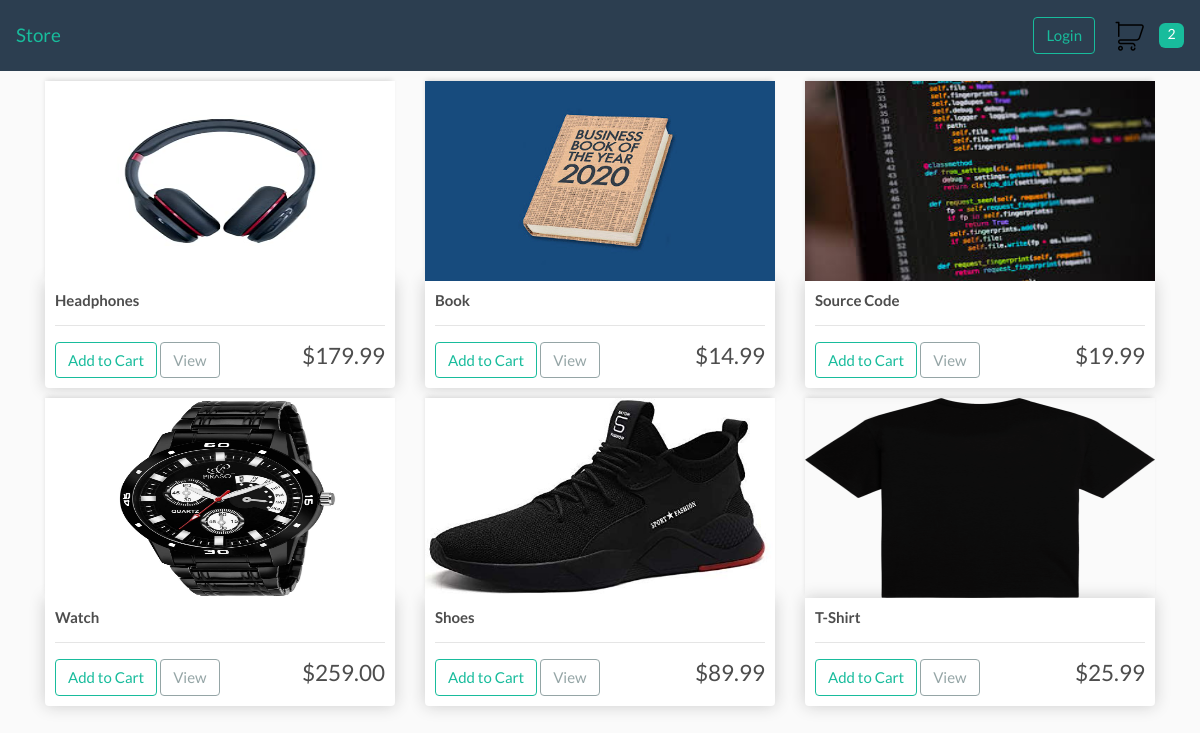
The app's page / (signed in) with its own data.
### store/models.py (models this page shows, shortened)
class Product(models.Model):
    name = models.CharField(max_length=200, null=True)
    price = models.FloatField()
    digital = models.BooleanField(default=False, null=True, blank=False)
    image = models.ImageField(null=True, blank=True)
    @property
    def get_image_url(self):
        try:
            return self.image.url
        except:
            return ''

### store/views.py (the view, shortened to what this page needs)
# urls.py: path('', include('store.urls'))
def store(request):
    if request.user.is_authenticated:
        customer = request.user.customer
        order, created = Order.objects.get_or_create(customer=customer, complete=False)
        items = order.orderitem_set.all()
        cart_items = order.get_cart_items
    products = Product.objects.all()
    return render(request, 'store/store.html', {
        'products': products,
        'cart_items': cart_items
    })

### store/models.py (called while the page is built)
    @property
    def get_cart_items(self):
        return sum([item.quantity for item in self.orderitem_set.all()])

### store/templates/store/store.html (shortened to what this page needs)
{% extends 'store/layout.html' %}
{% load static %}
{% block body %}
    <div class="row">
        {% for product in products %}
            <div class="col-lg-4">
                <img src="{{ product.get_image_url }}" class="thumbnail" alt="placeholder">
                <div class="box-element product">
                    <h6><strong>{{ product.name }}</strong></h6>
                    <hr>
                    <button data-product={{ product.id }} data-action="add" class="btn btn-outline-success add-btn update-cart">Add to Cart</button>
                    <a class="btn btn-outline-secondary" href="#">View</a>
                    <h4 class="price">${{ product.price|floatformat:2 }}</h4>
                </div>
            </div>
        {% empty %}
            <h4>No products available.</h4>
        {% endfor %}
    </div>
{% endblock body %}

### static/css/main.css (style rules this page uses)
body { background-color: hsl(0, 0%, 98%); }
h1, h2, h3, h4, h5, h6 { color: hsl(0, 0%, 30%); }
.box-element { box-shadow: hsl(0, 0%, 80%) 0 0 16px; background-color: #fff; border-radius: 4px; padding: 10px; }
.thumbnail { width: 100%; height: 200px; -webkit-box-shadow: -1px -3px 5px -2px rgba(214, 214, 214, 1); -moz-box-shadow: -1px -3px 5px -2px rgba(214, 214, 214, 1); box-shadow: -1px -3px 5px -2px rgba(214, 214, 214, 1); }
.product { border-radius: 0 0 4px 4px; }
.price { display: inline-block; float: right; }
.col-lg-4, .col-lg-6, .col-lg-8, .col-lg-12 { margin-top: 10px; }

### records on screen
Product: get_image_url (picture), name "Headphones", price "179.99"
Product: get_image_url (picture), name "Book", price "14.99"
Product: get_image_url (picture), name "Source Code", price "19.99"
Product: get_image_url (picture), name "Watch", price "259.00"
Product: get_image_url (picture), name "Shoes", price "89.99"
Product: get_image_url (picture), name "T-Shirt", price "25.99"

### other values on screen
{{ cart_items }} "2"
